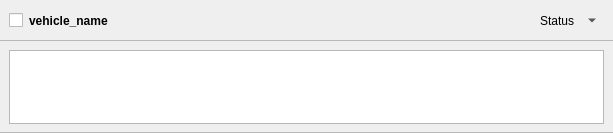
<?xml version="1.0" encoding="UTF-8"?>
<ui version="4.0">
 <class>VehicleCardWidget</class>
 <widget class="QWidget" name="VehicleCardWidget">
  <property name="geometry">
   <rect>
    <x>0</x>
    <y>0</y>
    <width>613</width>
    <height>133</height>
   </rect>
  </property>
  <property name="sizePolicy">
   <sizepolicy hsizetype="Preferred" vsizetype="Maximum">
    <horstretch>0</horstretch>
    <verstretch>0</verstretch>
   </sizepolicy>
  </property>
  <property name="minimumSize">
   <size>
    <width>0</width>
    <height>0</height>
   </size>
  </property>
  <property name="maximumSize">
   <size>
    <width>16777215</width>
    <height>16777215</height>
   </size>
  </property>
  <property name="windowTitle">
   <string>Frame</string>
  </property>
  <property name="styleSheet">
   <string notr="true">#VehicleCardWidget #header {
    background: palette(window);
    border-bottom: 1px solid palette(mid);
}

#VehicleCardWidget[odd=&quot;true&quot;] #header {
    background: palette(alternate-base);
}

#VehicleCardWidget[checked=&quot;true&quot;] #header {
    background: palette(highlight);
    color: palette(highlighted-text);
}

#VehicleCardWidget[checked=&quot;true&quot;] #vehicleNameLabel,
#VehicleCardWidget[checked=&quot;true&quot;] #statusLabel,
#VehicleCardWidget[checked=&quot;true&quot;] #collapseExpandButton {
    color: palette(highlighted-text);
}

#VehicleCardWidget #body {
    border-bottom: 1px solid palette(mid);
}
</string>
  </property>
  <layout class="QVBoxLayout" name="verticalLayout" stretch="0,1">
   <property name="spacing">
    <number>0</number>
   </property>
   <property name="leftMargin">
    <number>0</number>
   </property>
   <property name="topMargin">
    <number>0</number>
   </property>
   <property name="rightMargin">
    <number>0</number>
   </property>
   <property name="bottomMargin">
    <number>0</number>
   </property>
   <item>
    <widget class="QWidget" name="header" native="true">
     <property name="sizePolicy">
      <sizepolicy hsizetype="Preferred" vsizetype="Maximum">
       <horstretch>0</horstretch>
       <verstretch>0</verstretch>
      </sizepolicy>
     </property>
     <property name="styleSheet">
      <string notr="true"/>
     </property>
     <property name="checked" stdset="0">
      <bool>false</bool>
     </property>
     <layout class="QHBoxLayout" name="headerHLayout">
      <item>
       <widget class="QCheckBox" name="cardCheckBox">
        <property name="text">
         <string/>
        </property>
       </widget>
      </item>
      <item>
       <widget class="QLabel" name="vehicleNameLabel">
        <property name="sizePolicy">
         <sizepolicy hsizetype="Preferred" vsizetype="Preferred">
          <horstretch>0</horstretch>
          <verstretch>0</verstretch>
         </sizepolicy>
        </property>
        <property name="font">
         <font>
          <weight>75</weight>
          <bold>true</bold>
         </font>
        </property>
        <property name="text">
         <string>vehicle_name</string>
        </property>
       </widget>
      </item>
      <item>
       <spacer name="hSpacer">
        <property name="orientation">
         <enum>Qt::Horizontal</enum>
        </property>
        <property name="sizeHint" stdset="0">
         <size>
          <width>242</width>
          <height>20</height>
         </size>
        </property>
       </spacer>
      </item>
      <item>
       <widget class="QLabel" name="statusLabel">
        <property name="text">
         <string>Status</string>
        </property>
       </widget>
      </item>
      <item>
       <widget class="QToolButton" name="collapseExpandButton">
        <property name="text">
         <string/>
        </property>
        <property name="iconSize">
         <size>
          <width>16</width>
          <height>16</height>
         </size>
        </property>
        <property name="toolButtonStyle">
         <enum>Qt::ToolButtonIconOnly</enum>
        </property>
        <property name="autoRaise">
         <bool>true</bool>
        </property>
        <property name="arrowType">
         <enum>Qt::DownArrow</enum>
        </property>
       </widget>
      </item>
     </layout>
    </widget>
   </item>
   <item>
    <widget class="QWidget" name="body" native="true">
     <property name="enabled">
      <bool>true</bool>
     </property>
     <property name="minimumSize">
      <size>
       <width>0</width>
       <height>0</height>
      </size>
     </property>
     <property name="maximumSize">
      <size>
       <width>16777215</width>
       <height>160</height>
      </size>
     </property>
     <property name="styleSheet">
      <string notr="true"/>
     </property>
     <layout class="QVBoxLayout" name="bodyVLayout">
      <item>
       <widget class="QTableView" name="taskList">
        <property name="font">
         <font>
          <pointsize>13</pointsize>
         </font>
        </property>
        <property name="styleSheet">
         <string notr="true"/>
        </property>
        <property name="selectionBehavior">
         <enum>QAbstractItemView::SelectRows</enum>
        </property>
        <property name="cornerButtonEnabled">
         <bool>true</bool>
        </property>
       </widget>
      </item>
     </layout>
    </widget>
   </item>
  </layout>
 </widget>
 <tabstops>
  <tabstop>collapseExpandButton</tabstop>
  <tabstop>taskList</tabstop>
 </tabstops>
 <resources/>
 <connections/>
</ui>
